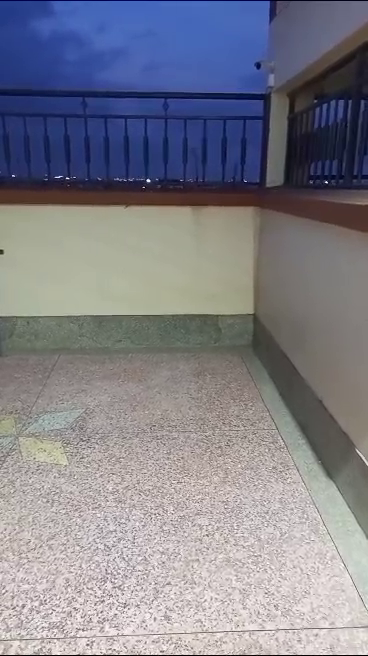
#> input picture frame 26 of inputvideo.mp4, 368 x 656 px
$ python stabilization.py
#> lines starting #> are read from the running program, lines starting #| are printed output that depends on the picture
import numpy as np
import cv2

def calculate_moving_average(curve, radius):
    # Calculate the moving average of a curve using a given radius
    window_size = 2 * radius + 1
    kernel = np.ones(window_size) / window_size
    curve_padded = np.lib.pad(curve, (radius, radius), 'edge')
    smoothed_curve = np.convolve(curve_padded, kernel, mode='same')
    smoothed_curve = smoothed_curve[radius:-radius]
    return smoothed_curve

def smooth_trajectory(trajectory):
    # Smooth the trajectory using moving average on each dimension
    smoothed_trajectory = np.copy(trajectory)

    for i in range(3):
        smoothed_trajectory[:, i] = calculate_moving_average(
            trajectory[:, i],
            radius=SMOOTHING_RADIUS
        )

    return smoothed_trajectory

def fix_border(frame):
    # Fix the border of a frame by applying rotation and scaling transformation
    frame_shape = frame.shape

    matrix = cv2.getRotationMatrix2D(
        (frame_shape[1] / 2, frame_shape[0] / 2),
        0,
        1.04
    )

    frame = cv2.warpAffine(frame, matrix, (frame_shape[1], frame_shape[0]))
    return frame

# Set the radius for smoothing the trajectory
SMOOTHING_RADIUS = 50

# Open the input video file
cap = cv2.VideoCapture('inputvideo.mp4')

# Get video properties
num_frames = int(cap.get(cv2.CAP_PROP_FRAME_COUNT))
width = int(cap.get(cv2.CAP_PROP_FRAME_WIDTH))
height = int(cap.get(cv2.CAP_PROP_FRAME_HEIGHT))
fps = cap.get(cv2.CAP_PROP_FPS)

# Set output video format to MP4
fourcc = cv2.VideoWriter_fourcc(*'mp4v')

# Create the output video writer
out = cv2.VideoWriter('video_out.mp4', fourcc, fps, (2 * width, height))

# Read the first frame
_, prev_frame = cap.read()
#> prev_frame is the input picture: shape (656, 368, 3); mean B, G, R 139.3, 129.1, 129.4
prev_gray = cv2.cvtColor(prev_frame, cv2.COLOR_BGR2GRAY)
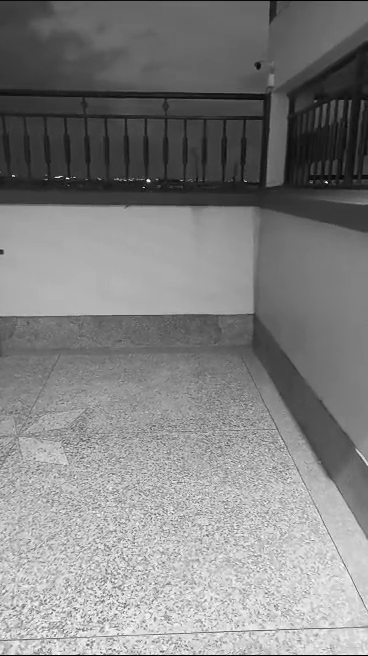
#> prev_gray: shape (656, 368); min 0, max 255, mean 130.3

# Initialize transformation array
transforms = np.zeros((num_frames - 1, 3), np.float32)

# Calculate transformations for each frame
for i in range(num_frames - 2):
    # Calculate optical flow between consecutive frames
    prev_points = cv2.goodFeaturesToTrack(
        prev_gray,
        maxCorners=200,
        qualityLevel=0.01,
        minDistance=30,
        blockSize=3
    )

    success, curr_frame = cap.read()

    if not success:
        break

    curr_gray = cv2.cvtColor(curr_frame, cv2.COLOR_BGR2GRAY)

    curr_points, status, err = cv2.calcOpticalFlowPyrLK(
        prev_gray,
        curr_gray,
        prev_points,
        None
    )

    assert prev_points.shape == curr_points.shape
    idx = np.where(status == 1)[0]
    prev_points = prev_points[idx]
    curr_points = curr_points[idx]

    # Estimate affine transformation between the points
    matrix, _ = cv2.estimateAffine2D(prev_points, curr_points)
    translation_x = matrix[0, 2]
    translation_y = matrix[1, 2]
    rotation_angle = np.arctan2(matrix[1, 0], matrix[0, 0])
    transforms[i] = [translation_x, translation_y, rotation_angle]
    prev_gray = curr_gray

# Calculate the trajectory by cumulatively summing the transformations
trajectory = np.cumsum(transforms, axis=0)

# Smooth the trajectory using moving average
smoothed_trajectory = smooth_trajectory(trajectory)

# Calculate the difference between the smoothed and original trajectory
difference = smoothed_trajectory - trajectory

# Add the difference back to the original transformations to obtain smooth
# transformations
transforms_smooth = transforms + difference

# Reset the video capture to the beginning
cap.set(cv2.CAP_PROP_POS_FRAMES, 0)

# Process each frame and stabilize the video
for i in range(num_frames - 2):
    success, frame = cap.read()
    if not success:
        break
    translation_x = transforms_smooth[i, 0]
    translation_y = transforms_smooth[i, 1]
    rotation_angle = transforms_smooth[i, 2]

    # Create the transformation matrix for stabilization
    transformation_matrix = np.zeros((2, 3), np.float32)
    transformation_matrix[0, 0] = np.cos(rotation_angle)
    transformation_matrix[0, 1] = -np.sin(rotation_angle)
    transformation_matrix[1, 0] = np.sin(rotation_angle)
    transformation_matrix[1, 1] = np.cos(rotation_angle)
    transformation_matrix[0, 2] = translation_x
    transformation_matrix[1, 2] = translation_y

    # Apply the transformation to stabilize the frame
    frame_stabilized = cv2.warpAffine(
        frame,
        transformation_matrix,
        (width, height)
    )

    # Fix the border of the stabilized frame
    frame_stabilized = fix_border(frame_stabilized)

    # Concatenate the original and stabilized frames side by side
    frame_out = cv2.hconcat([frame, frame_stabilized])

    # Resize the frame if its width exceeds 1920 pixels
    if frame_out.shape[1] > 1920:
        frame_out = cv2.resize(
            frame_out,
            (frame_out.shape[1] // 2, frame_out.shape[0] // 2)
        )

    # Display the before and after frames
    cv2.imshow("Before and After", frame_out)
    cv2.waitKey(10)

    # Write the frame to the output video file
    out.write(frame_out)

# Release the video capture and writer, and close any open windows
cap.release()
out.release()
cv2.destroyAllWindows()

$ run again, starting later in the video
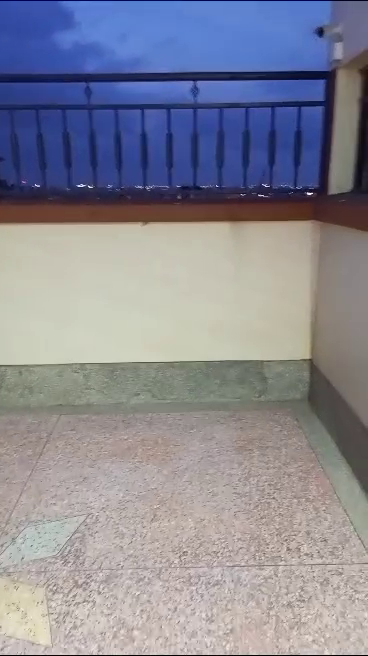
#> input picture frame 121 of inputvideo.mp4, 368 x 656 px
#> prev_frame is the input picture: shape (656, 368, 3); mean B, G, R 149.6, 137.1, 137.2

$ run again, starting later in the video
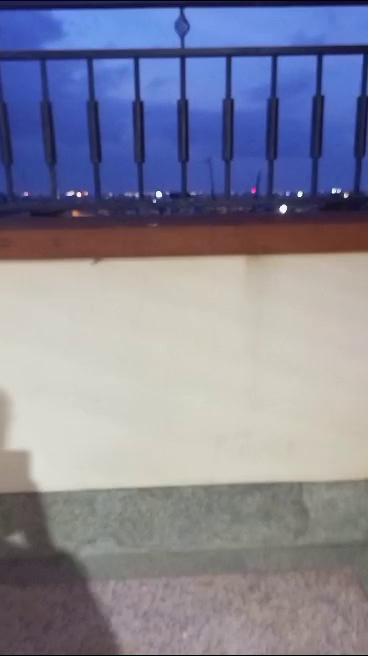
#> input picture frame 215 of inputvideo.mp4, 368 x 656 px
#> prev_frame is the input picture: shape (656, 368, 3); mean B, G, R 152.2, 133.2, 132.9
